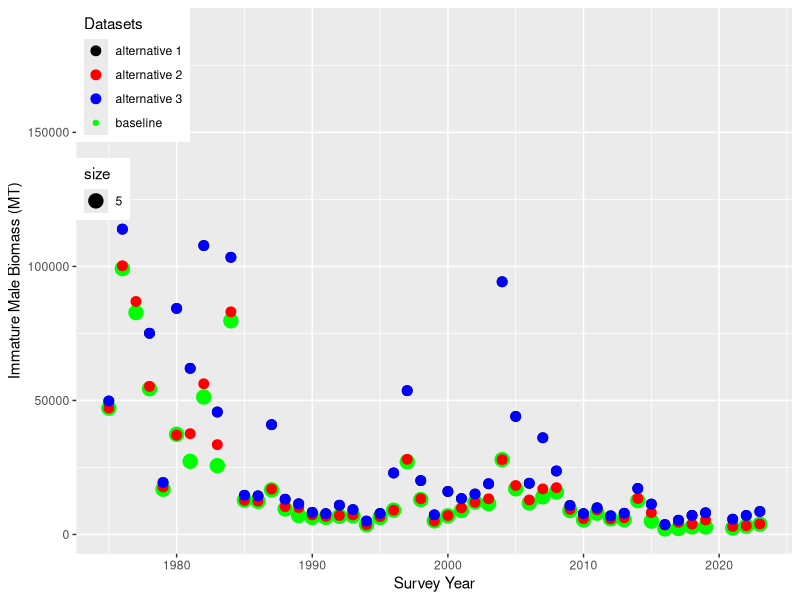
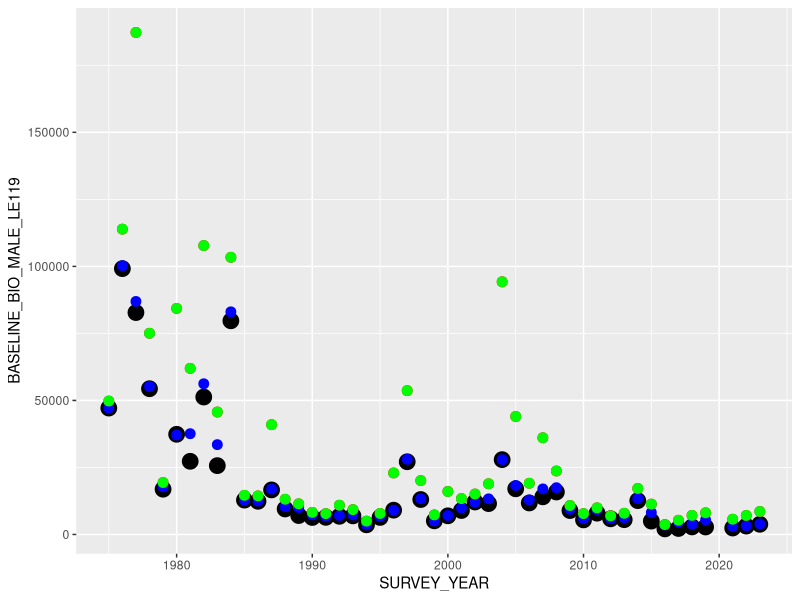
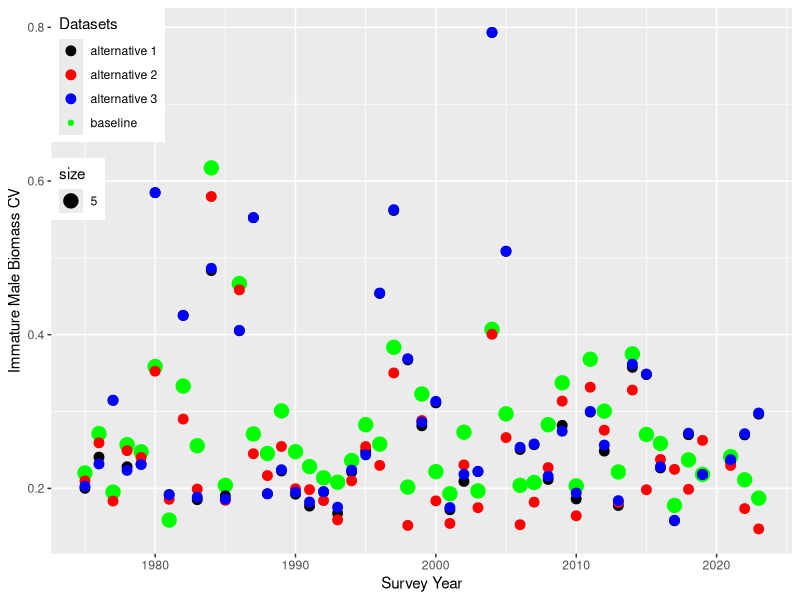
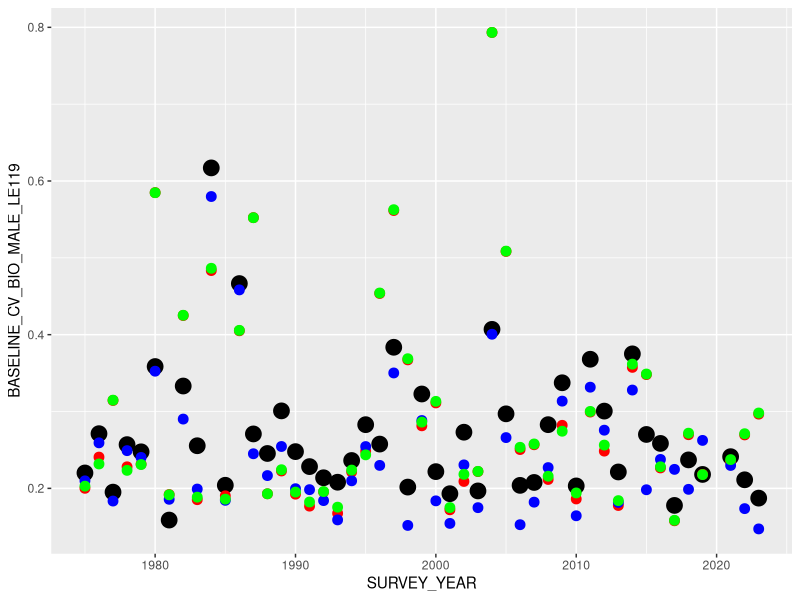
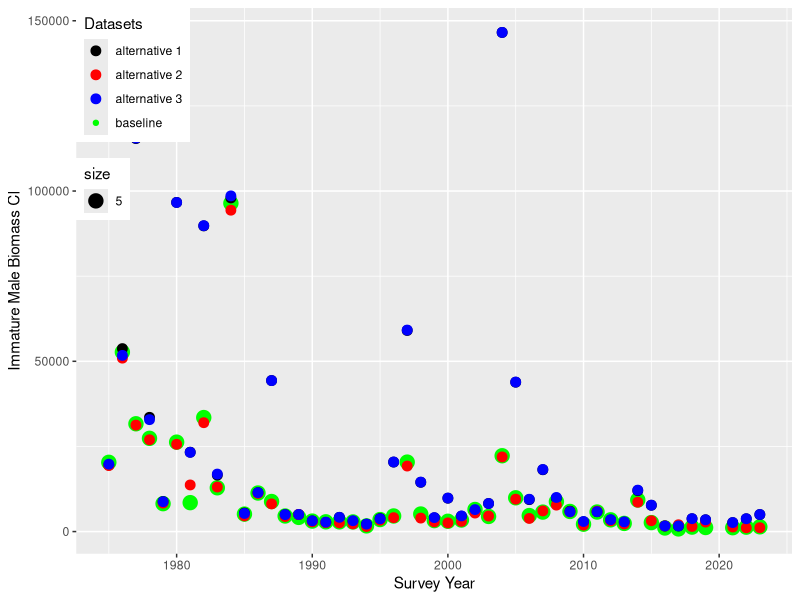
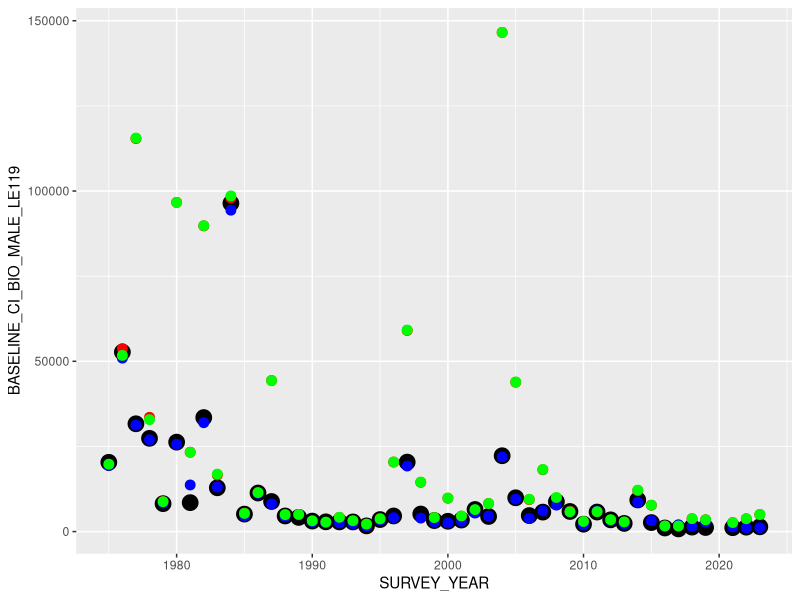

The R script that drew these images, in order:
library(tidyverse)
library(ggplot2)
library(dplyr)

##### Import data
base_bio<-read_csv("./Data/rk_bb_leg1_biomass_baseline.csv")

alt_1_bio<-read_csv("./Data/RK_BB_BIOMASS_ALTERNATE_STRATA_1.csv")
alt_2_bio<-read_csv("./Data/RK_BB_BIOMASS_ALTERNATE_STRATA_2.csv")
alt_3_bio<-read_csv("./Data/RK_BB_BIOMASS_ALTERNATE_STRATA_3.csv")


base_abun<-read_csv("./Data/rk_bb_leg1_abundance_baseline.csv")

alt_1_abun<-read_csv("./Data/RK_BB_ABUN_ALTERNATE_STRATA_1.csv")
alt_2_abun<-read_csv("./Data/RK_BB_ABUN_ALTERNATE_STRATA_2.csv")
alt_3_abun<-read_csv("./Data/RK_BB_ABUN_ALTERNATE_STRATA_3.csv")


base_abun
names(base_bio)
######### Mature male biomass
base_bio %>%
  select(SURVEY_YEAR, BIOMASS_MALE_LE119, CV_BIOMASS_MALE_LE119, CI_BIOMASS_MALE_LE119) %>%
  rename_all(~c("SURVEY_YEAR", "BASELINE_BIO_MALE_LE119", "BASELINE_CV_BIO_MALE_LE119", "BASELINE_CI_BIO_MALE_LE119")) -> base_matbio
  
alt_1_bio %>% 
  select(BIOMASS_MALE_LE119, CV_BIOMASS_MALE_LE119, CI_BIOMASS_MALE_LE119) %>%
     rename_all(~c("ALT1_BIO_MALE_LE119", "ALT1_CV_BIO_MALE_LE119", "ALT1_CI_BIO_MALE_LE119"))-> alt_1_matbio

alt_2_bio %>% 
  select(BIOMASS_MALE_LE119, CV_BIOMASS_MALE_LE119, CI_BIOMASS_MALE_LE119) %>%
   rename_all(~c("ALT2_BIO_MALE_LE119", "ALT2_CV_BIO_MALE_LE119", "ALT2_CI_BIO_MALE_LE119"))-> alt_2_matbio

alt_3_bio %>% 
  select(BIOMASS_MALE_LE119, CV_BIOMASS_MALE_LE119, CI_BIOMASS_MALE_LE119) %>%
   rename_all(~c("ALT3_BIO_MALE_LE119", "ALT3_CV_BIO_MALE_LE119", "ALT3_CI_BIO_MALE_LE119"))-> alt_3_matbio
   
all_bio<-as.data.frame(cbind(base_matbio, alt_1_matbio, alt_2_matbio, alt_3_matbio))
###########

base_abun %>%
  select(SURVEY_YEAR, NUM_MALE_LE119, CV_NUM_MALE_LE119, CI_NUM_MALE_LE119) %>%
  rename_all(~c("SURVEY_YEAR", "BASELINE_ABUN_MALE_LE119", "BASELINE_CV_ABUN_MALE_LE119","BASELINE_CI_ABUN_MALE_LE119")) -> base_matabun

alt_1_abun %>%
  select(NUM_MALE_LE119, CV_NUM_MALE_LE119, CI_NUM_MALE_LE119) %>%
  rename_all(~c("ALT1_ABUN_MALE_LE119", "ALT1_CV_ABUN_MALE_LE119","ALT1_CI_ABUN_MALE_LE119")) -> alt_1_matabun

alt_2_abun %>%
  select(NUM_MALE_LE119, CV_NUM_MALE_LE119, CI_NUM_MALE_LE119) %>%
  rename_all(~c("ALT2_ABUN_MALE_LE119", "ALT2_CV_ABUN_MALE_LE119","ALT2_CI_ABUN_MALE_LE119")) -> alt_2_matabun

alt_3_abun %>%
  select(NUM_MALE_LE119, CV_NUM_MALE_LE119, CI_NUM_MALE_LE119) %>%
  rename_all(~c("ALT3_ABUN_MALE_LE119", "ALT3_CV_ABUN_MALE_LE119","ALT3_CI_ABUN_MALE_LE119")) -> alt_3_matabun


all_abun<-as.data.frame(cbind(base_matabun, alt_1_matabun, alt_2_matabun, alt_3_matabun))

################################ MALE_LE119 BIOMASS #########################################################################
names(all_bio)

ggplot(all_bio, aes(x=SURVEY_YEAR, y=BASELINE_BIO_MALE_LE119, color ="baseline", size = 5))+
  geom_point()+  
  geom_point(aes(y=ALT1_BIO_MALE_LE119, color = "alternative 1"), size = 3) +
  geom_point(aes(y=ALT2_BIO_MALE_LE119, color = "alternative 2"), size = 3)+
  geom_point(aes(y=ALT3_BIO_MALE_LE119, color = "alternative 3"), size = 3)+
  labs(colour="Datasets",y="Immature Male Biomass (MT)",x="Survey Year")+ 
  theme(legend.position = c(0, 1),legend.justification = c(0, 1))+
  scale_color_manual(values = c("black","red", "blue", "green"))
  
  
  
  

ggplot(all_bio, aes(x=SURVEY_YEAR))+
  geom_point(aes(y=BASELINE_BIO_MALE_LE119), color ="black", size = 5) +
  geom_point(aes(y=ALT1_BIO_MALE_LE119), color = "red", size = 3) +
  geom_point(aes(y=ALT2_BIO_MALE_LE119), color = "blue", size = 3)+
  geom_point(aes(y=ALT3_BIO_MALE_LE119), color = "green", size = 3)

################################ MALE_LE119 BIOMASS CV #########################################################################
names(all_bio)

ggplot(all_bio, aes(x=SURVEY_YEAR, y=BASELINE_CV_BIO_MALE_LE119, color ="baseline", size = 5))+
  geom_point()+  
  geom_point(aes(y=ALT1_CV_BIO_MALE_LE119, color = "alternative 1"), size = 3) +
  geom_point(aes(y=ALT2_CV_BIO_MALE_LE119, color = "alternative 2"), size = 3)+
  geom_point(aes(y=ALT3_CV_BIO_MALE_LE119, color = "alternative 3"), size = 3)+
  labs(colour="Datasets",y="Immature Male Biomass CV",x="Survey Year")+ 
  theme(legend.position = c(0, 1),legend.justification = c(0, 1))+
  scale_color_manual(values = c( "black","red", "blue", "green"))


ggplot(all_bio, aes(x=SURVEY_YEAR))+
  geom_point(aes(y=BASELINE_CV_BIO_MALE_LE119), color ="black", size = 5) +
  geom_point(aes(y=ALT1_CV_BIO_MALE_LE119), color = "red", size = 3) +
  geom_point(aes(y=ALT2_CV_BIO_MALE_LE119), color = "blue", size = 3)+
  geom_point(aes(y=ALT3_CV_BIO_MALE_LE119), color = "green", size = 3)
  

################################ MALE_LE119 BIOMASS CI #########################################################################
names(all_bio)

ggplot(all_bio, aes(x=SURVEY_YEAR, y=BASELINE_CI_BIO_MALE_LE119, color ="baseline", size = 5))+
  geom_point()+  
  geom_point(aes(y=ALT1_CI_BIO_MALE_LE119, color = "alternative 1"), size = 3)+
  geom_point(aes(y=ALT2_CI_BIO_MALE_LE119, color = "alternative 2"), size = 3)+
  geom_point(aes(y=ALT3_CI_BIO_MALE_LE119, color = "alternative 3"), size = 3)+
  labs(colour="Datasets",y="Immature Male Biomass CI",x="Survey Year")+ 
  theme(legend.position = c(0, 1),legend.justification = c(0, 1))+
  scale_color_manual(values = c("black","red", "blue", "green"))


ggplot(all_bio, aes(x=SURVEY_YEAR))+
  geom_point(aes(y=BASELINE_CI_BIO_MALE_LE119), color ="black", size = 5)+
  geom_point(aes(y=ALT1_CI_BIO_MALE_LE119), color = "red", size = 3)+
  geom_point(aes(y=ALT2_CI_BIO_MALE_LE119), color = "blue", size = 3)+
  geom_point(aes(y=ALT3_CI_BIO_MALE_LE119), color = "green", size = 3)


###########################################################################################################################
#################################### calculate averages for each group/column  across all years############################


all_bio %>%
  select(where(is.numeric)) %>% 
  colMeans(na.rm = TRUE) -> all_bio_avgs

all_abun %>%
  select(where(is.numeric)) %>% 
  colMeans(na.rm = TRUE) -> all_abun_avgs

all_bio %>%
  select(BASELINE_CV_BIO_MALE_LE119, ALT1_CV_BIO_MALE_LE119, ALT2_CV_BIO_MALE_LE119, ALT3_CV_BIO_MALE_LE119) %>% 
  colMeans(na.rm = TRUE) %>%
  as.matrix()-> bio_cv_avgs

bio_cv_avgs

